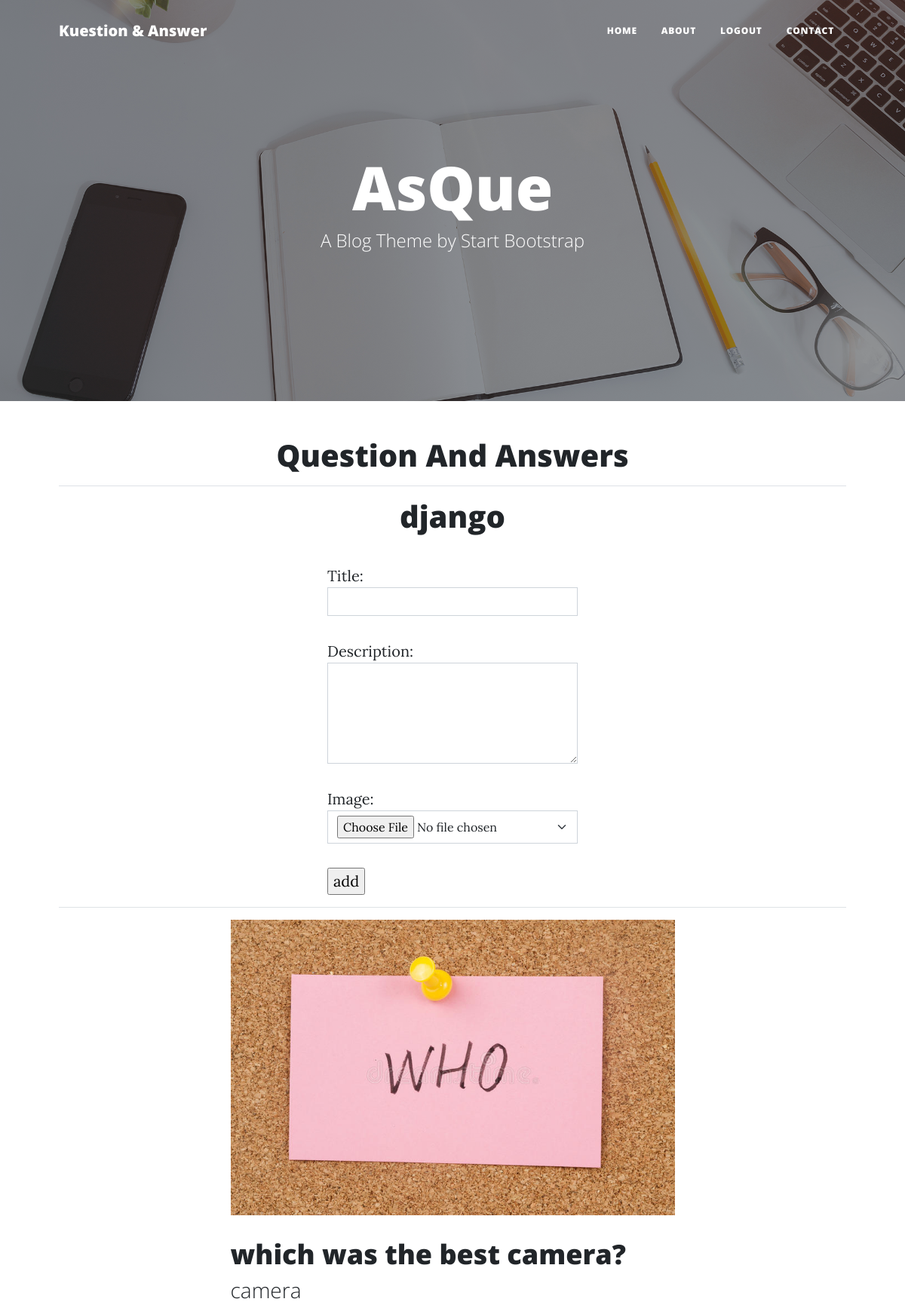
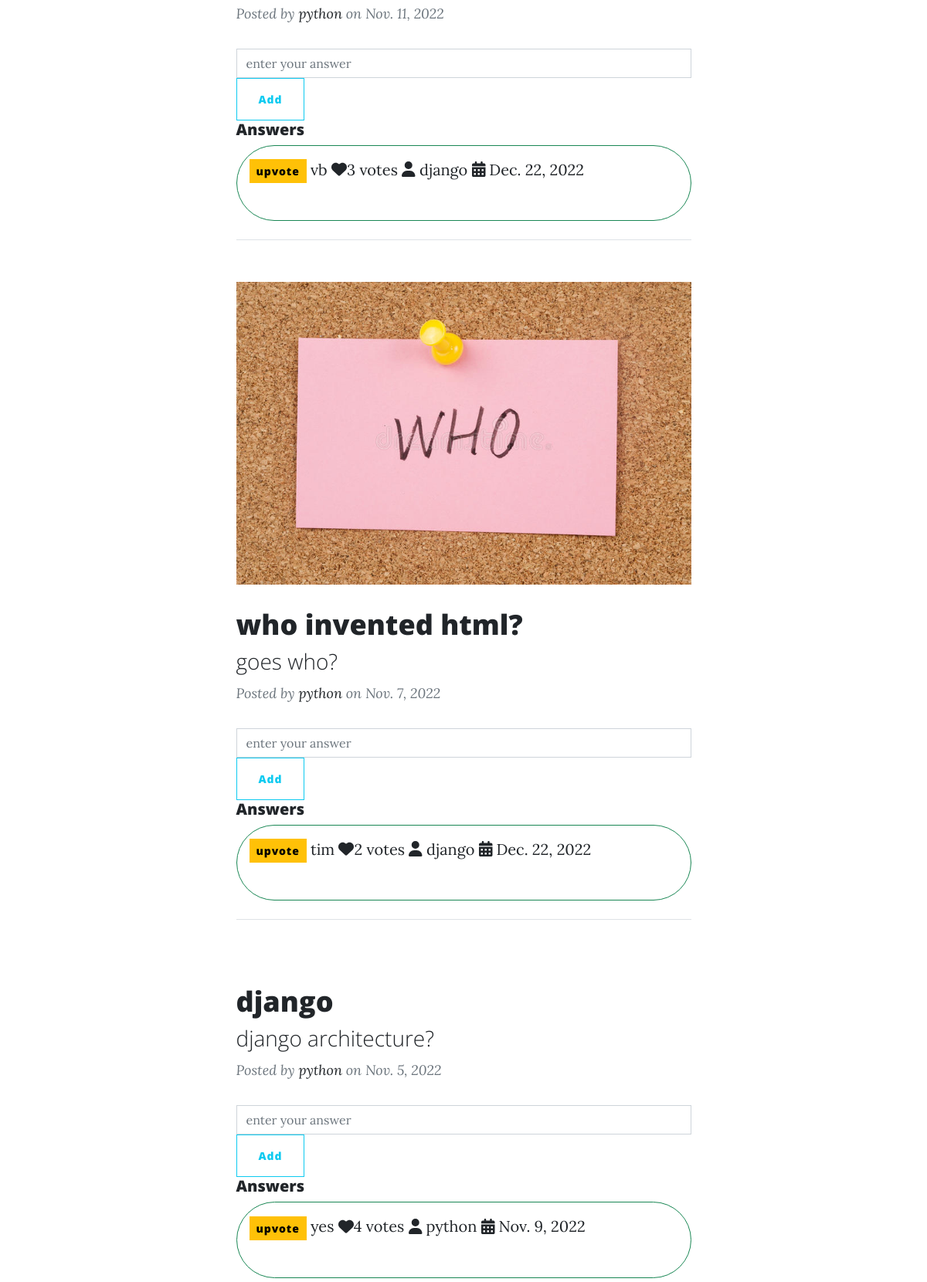
Screenshot of /index (signed in, upper part) with the database file from the repository (2 pictures, top to bottom).
### orkut/models.py (models this page shows, shortened)
class Questions(models.Model):
    title=models.CharField(max_length=200)
    description=models.CharField(max_length=400)
    user=models.ForeignKey(User,on_delete=models.CASCADE)
    created_date=models.DateField(auto_now_add=True)
    image=models.ImageField(upload_to="images",null=True,blank=True)
    @property
    def question_answers(self):
        qs=self.answers_set.all().annotate(u_count=Count("up_vote")).order_by("-u_count")
        return qs

class Answers(models.Model):
    questions=models.ForeignKey(Questions,on_delete=models.CASCADE)
    answers=models.CharField(max_length=200)
    user=models.ForeignKey(User,on_delete=models.CASCADE)
    created_date=models.DateField(auto_now_add=True)
    up_vote=models.ManyToManyField(User,related_name="up_vote")
    @property
    def upvotes(self):
        return self.up_vote.all().count()
    def __str__(self):
        return self.answers

### webapp/views.py (the view, shortened to what this page needs)
# urls.py: path("index",IndexView.as_view(),name="home"),
@method_decorator(decs,name="dispatch")
class IndexView(CreateView,ListView):
    template_name="index.html"
    form_class=QuestiionForm
    success_url=reverse_lazy("home")
    model=Questions
    context_object_name="questions"
    def get_queryset(self):
        return Questions.objects.exclude(user=self.request.user).order_by("-created_date")

### webapp/form.py
class QuestiionForm(forms.ModelForm):
    class Meta:
        model=Questions
        fields=["title","description","image"]
        widgets={
            "title":forms.TextInput(attrs={"class":"form-control"}),
            "description":forms.Textarea(attrs={"class":"form-control","rows":5}),
            "image":forms.FileInput(attrs={"class":"form-select"})
        }

### webapp/views.py (called while the page is built)
def signin_required(fn):
    def wrapper(request,*args,**kw):
        if not request.user.is_authenticated:
            messages.error(request,"You must login first")
            return redirect("signin")
        else:
            return fn(request,*args,**kw)
    return wrapper

### webapp/templates/index.html (shortened to what this page needs)
{%extends 'base.html'%}
{%block body_block%}
        <h1 class="text-center">Question And Answers <hr> {{request.user}} </h1>
    <div class="row">
        <div class="col-4"></div>
        <div class="col-4">
            <form action="" method="post" enctype="multipart/form-data">
                {{form.as_p}}
                <input type="submit" value="add">
            </form>
        </div>
        <div class="col-4"></div>
    </div>
    <hr>
    <div class="row gx-4 gx-lg-5 justify-content-center">
        {%for q in questions%}
        <div class="col-md-10 col-lg-8 col-xl-7">
            <div class="post-preview">
                <a href="post.html">
                    {%if q.image%}
                    <div>
                        <img src="{{q.image.url}}" alt="" class="w-100">
                    </div>
                    {%endif%}
                    <h2 class="post-title">{{q.title}}</h2>
                    <h3 class="post-subtitle">{{q.description}}</h3>
                </a>
                <p class="post-meta">
                    Posted by
                    <a href="#!">{{q.user}}</a>
                    on {{q.created_date}}
                </p>
            </div>
            <div>
                <form action="{%url 'add-answer' q.id %}" method="post" >
                    <input type="text" placeholder="enter your answer" name="answer" class="form-control">
                    <button type="submit" class="btn btn-outline-info">Add</button>
                </form>
            </div>
            <h5 class="post-title">Answers</h5>
            {%for ans in q.question_answers%}
            <div class="border rounded-pill p-3 border-success mt-2">
                <a href="{%url 'add-upvote' q.id %}" class="btn btn-warning btn-sm">upvote</a>
                {{ans}}
                <i class="fa-solid fa-heart"></i>{{ans.upvotes}} votes
                <i class="fa-solid fa-user"></i> {{ans.user}}
                <i class="fa-solid fa-calendar-days"></i> {{ans.created_date}}
            </div>
            {%endfor%}
            <hr class="my-4" />
        </div>
        {%endfor%}
    </div>
{%endblock%}

### rows the page displays
Questions: image (picture), title "which was the best camera?", description "camera", user "python", created_date "Nov. 11, 2022"
Answers: answers "vb", upvotes "3", user "django", created_date "Dec. 22, 2022"
Questions: image (picture), title "who invented html?", description "goes who?", user "python", created_date "Nov. 7, 2022"
Answers: answers "tim", upvotes "2", user "django", created_date "Dec. 22, 2022"
Questions: title "django", description "django architecture?", user "python", created_date "Nov. 5, 2022"
Answers: answers "yes", upvotes "4", user "python", created_date "Nov. 9, 2022"

### other values shown
{{ request.user }} "django"
